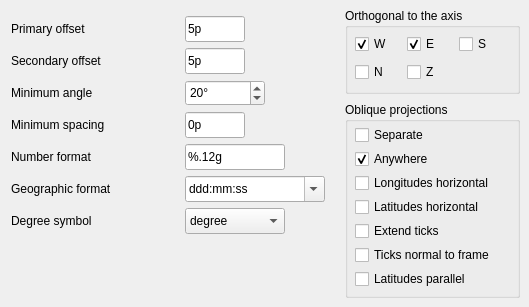
   <widget class="QWidget" name="tabAnnot">
    <attribute name="title">
     <string>Annotations</string>
    </attribute>
    <widget class="QLabel" name="lblAnnotOffP">
     <property name="geometry">
      <rect>
       <x>11</x>
       <y>16</y>
       <width>170</width>
       <height>26</height>
      </rect>
     </property>
     <property name="text">
      <string>Primary offset</string>
     </property>
    </widget>
    <widget class="QLineEdit" name="editAnnotOffP">
     <property name="geometry">
      <rect>
       <x>185</x>
       <y>16</y>
       <width>60</width>
       <height>26</height>
      </rect>
     </property>
     <property name="toolTip">
      <string>MAP_ANNOT_OFFSET_PRIMARY: distance from the end of a tick to its number.</string>
     </property>
     <property name="text">
      <string>5p</string>
     </property>
     <property name="gmtKey" stdset="0">
      <string>MAP_ANNOT_OFFSET_PRIMARY</string>
     </property>
    </widget>
    <widget class="QLabel" name="lblAnnotOffS">
     <property name="geometry">
      <rect>
       <x>11</x>
       <y>48</y>
       <width>170</width>
       <height>26</height>
      </rect>
     </property>
     <property name="text">
      <string>Secondary offset</string>
     </property>
    </widget>
    <widget class="QLineEdit" name="editAnnotOffS">
     <property name="geometry">
      <rect>
       <x>185</x>
       <y>48</y>
       <width>60</width>
       <height>26</height>
      </rect>
     </property>
     <property name="toolTip">
      <string>MAP_ANNOT_OFFSET_SECONDARY: distance from the primary to the secondary annotation (time axes).</string>
     </property>
     <property name="text">
      <string>5p</string>
     </property>
     <property name="gmtKey" stdset="0">
      <string>MAP_ANNOT_OFFSET_SECONDARY</string>
     </property>
    </widget>
    <widget class="QLabel" name="lblAnnotMinAngle">
     <property name="geometry">
      <rect>
       <x>11</x>
       <y>80</y>
       <width>170</width>
       <height>26</height>
      </rect>
     </property>
     <property name="text">
      <string>Minimum angle</string>
     </property>
    </widget>
    <widget class="QSpinBox" name="spinAnnotMinAngle">
     <property name="geometry">
      <rect>
       <x>185</x>
       <y>80</y>
       <width>80</width>
       <height>26</height>
      </rect>
     </property>
     <property name="toolTip">
      <string>MAP_ANNOT_MIN_ANGLE: an annotation meeting the frame at less than this angle is not drawn (oblique projections).</string>
     </property>
     <property name="suffix">
      <string>°</string>
     </property>
     <property name="maximum">
      <number>90</number>
     </property>
     <property name="value">
      <number>20</number>
     </property>
     <property name="gmtKey" stdset="0">
      <string>MAP_ANNOT_MIN_ANGLE</string>
     </property>
    </widget>
    <widget class="QLabel" name="lblAnnotMinSpacing">
     <property name="geometry">
      <rect>
       <x>11</x>
       <y>112</y>
       <width>170</width>
       <height>26</height>
      </rect>
     </property>
     <property name="text">
      <string>Minimum spacing</string>
     </property>
    </widget>
    <widget class="QLineEdit" name="editAnnotMinSpacing">
     <property name="geometry">
      <rect>
       <x>185</x>
       <y>112</y>
       <width>60</width>
       <height>26</height>
      </rect>
     </property>
     <property name="toolTip">
      <string>MAP_ANNOT_MIN_SPACING: an annotation closer than this to its neighbour is not drawn.</string>
     </property>
     <property name="text">
      <string>0p</string>
     </property>
     <property name="gmtKey" stdset="0">
      <string>MAP_ANNOT_MIN_SPACING</string>
     </property>
    </widget>
    <widget class="QLabel" name="lblFormatFloat">
     <property name="geometry">
      <rect>
       <x>11</x>
       <y>144</y>
       <width>170</width>
       <height>26</height>
      </rect>
     </property>
     <property name="text">
      <string>Number format</string>
     </property>
    </widget>
    <widget class="QLineEdit" name="editFormatFloat">
     <property name="geometry">
      <rect>
       <x>185</x>
       <y>144</y>
       <width>100</width>
       <height>26</height>
      </rect>
     </property>
     <property name="toolTip">
      <string>FORMAT_FLOAT_MAP: C printf format of the numbers on Cartesian axes, e.g. %.12g, %.2f, %08.2f.</string>
     </property>
     <property name="text">
      <string>%.12g</string>
     </property>
     <property name="gmtKey" stdset="0">
      <string>FORMAT_FLOAT_MAP</string>
     </property>
    </widget>
    <widget class="QLabel" name="lblFormatGeo">
     <property name="geometry">
      <rect>
       <x>11</x>
       <y>176</y>
       <width>170</width>
       <height>26</height>
      </rect>
     </property>
     <property name="text">
      <string>Geographic format</string>
     </property>
    </widget>
    <widget class="QComboBox" name="cmbFormatGeo">
     <property name="geometry">
      <rect>
       <x>185</x>
       <y>176</y>
       <width>140</width>
       <height>26</height>
      </rect>
     </property>
     <property name="toolTip">
      <string>FORMAT_GEO_MAP: template of the longitude/latitude annotations. ddd = degrees, mm = minutes, ss = seconds, .xxx = decimals, D = decimal degrees, F = W/E/S/N suffix, A = absolute value.</string>
     </property>
     <property name="editable">
      <bool>true</bool>
     </property>
     <property name="gmtKey" stdset="0">
      <string>FORMAT_GEO_MAP</string>
     </property>
     <item>
      <property name="text">
       <string>ddd:mm:ss</string>
      </property>
     </item>
     <item>
      <property name="text">
       <string>ddd:mm:ssF</string>
      </property>
     </item>
     <item>
      <property name="text">
       <string>ddd:mm</string>
      </property>
     </item>
     <item>
      <property name="text">
       <string>ddd:mmF</string>
      </property>
     </item>
     <item>
      <property name="text">
       <string>ddd:mm:ss.x</string>
      </property>
     </item>
     <item>
      <property name="text">
       <string>D</string>
      </property>
     </item>
     <item>
      <property name="text">
       <string>DF</string>
      </property>
     </item>
     <item>
      <property name="text">
       <string>+D</string>
      </property>
     </item>
    </widget>
    <widget class="QLabel" name="lblDegreeSymbol">
     <property name="geometry">
      <rect>
       <x>11</x>
       <y>208</y>
       <width>170</width>
       <height>26</height>
      </rect>
     </property>
     <property name="text">
      <string>Degree symbol</string>
     </property>
    </widget>
    <widget class="QComboBox" name="cmbDegreeSymbol">
     <property name="geometry">
      <rect>
       <x>185</x>
       <y>208</y>
       <width>100</width>
       <height>26</height>
      </rect>
     </property>
     <property name="toolTip">
      <string>MAP_DEGREE_SYMBOL: the symbol after the degrees of geographic annotations.</string>
     </property>
     <property name="currentIndex">
      <number>1</number>
     </property>
     <property name="gmtKey" stdset="0">
      <string>MAP_DEGREE_SYMBOL</string>
     </property>
     <item>
      <property name="text">
       <string>ring</string>
      </property>
     </item>
     <item>
      <property name="text">
       <string>degree</string>
      </property>
     </item>
     <item>
      <property name="text">
       <string>colon</string>
      </property>
     </item>
     <item>
      <property name="text">
       <string>none</string>
      </property>
     </item>
    </widget>
    <widget class="QGroupBox" name="grpAnnotOrtho">
     <property name="geometry">
      <rect>
       <x>345</x>
       <y>8</y>
       <width>175</width>
       <height>86</height>
      </rect>
     </property>
     <property name="toolTip">
      <string>MAP_ANNOT_ORTHO: on these sides of a Cartesian plot the numbers are written perpendicular to the axis.</string>
     </property>
     <property name="title">
      <string>Orthogonal to the axis</string>
     </property>
     <widget class="QCheckBox" name="chkOrthoW">
      <property name="geometry">
       <rect>
        <x>10</x>
        <y>24</y>
        <width>50</width>
        <height>24</height>
       </rect>
      </property>
      <property name="text">
       <string>W</string>
      </property>
      <property name="checked">
       <bool>true</bool>
      </property>
      <property name="gmtKey" stdset="0">
       <string>MAP_ANNOT_ORTHO</string>
      </property>
      <property name="gmtPart" stdset="0">
       <string>w</string>
      </property>
     </widget>
     <widget class="QCheckBox" name="chkOrthoE">
      <property name="geometry">
       <rect>
        <x>62</x>
        <y>24</y>
        <width>50</width>
        <height>24</height>
       </rect>
      </property>
      <property name="text">
       <string>E</string>
      </property>
      <property name="checked">
       <bool>true</bool>
      </property>
      <property name="gmtKey" stdset="0">
       <string>MAP_ANNOT_ORTHO</string>
      </property>
      <property name="gmtPart" stdset="0">
       <string>e</string>
      </property>
     </widget>
     <widget class="QCheckBox" name="chkOrthoS">
      <property name="geometry">
       <rect>
        <x>114</x>
        <y>24</y>
        <width>50</width>
        <height>24</height>
       </rect>
      </property>
      <property name="text">
       <string>S</string>
      </property>
      <property name="gmtKey" stdset="0">
       <string>MAP_ANNOT_ORTHO</string>
      </property>
      <property name="gmtPart" stdset="0">
       <string>s</string>
      </property>
     </widget>
     <widget class="QCheckBox" name="chkOrthoN">
      <property name="geometry">
       <rect>
        <x>10</x>
        <y>52</y>
        <width>50</width>
        <height>24</height>
       </rect>
      </property>
      <property name="text">
       <string>N</string>
      </property>
      <property name="gmtKey" stdset="0">
       <string>MAP_ANNOT_ORTHO</string>
      </property>
      <property name="gmtPart" stdset="0">
       <string>n</string>
      </property>
     </widget>
     <widget class="QCheckBox" name="chkOrthoZ">
      <property name="geometry">
       <rect>
        <x>62</x>
        <y>52</y>
        <width>50</width>
        <height>24</height>
       </rect>
      </property>
      <property name="text">
       <string>Z</string>
      </property>
      <property name="vertical" stdset="0">
       <bool>true</bool>
      </property>
      <property name="gmtKey" stdset="0">
       <string>MAP_ANNOT_ORTHO</string>
      </property>
      <property name="gmtPart" stdset="0">
       <string>z</string>
      </property>
     </widget>
    </widget>
    <widget class="QGroupBox" name="grpAnnotOblique">
     <property name="geometry">
      <rect>
       <x>345</x>
       <y>102</y>
       <width>175</width>
       <height>196</height>
      </rect>
     </property>
     <property name="toolTip">
      <string>MAP_ANNOT_OBLIQUE: how a map whose frame is not made of meridians and parallels is annotated.</string>
     </property>
     <property name="title">
      <string>Oblique projections</string>
     </property>
     <widget class="QCheckBox" name="chkOblSeparate">
      <property name="geometry">
       <rect>
        <x>10</x>
        <y>22</y>
        <width>160</width>
        <height>22</height>
       </rect>
      </property>
      <property name="toolTip">
       <string>separate: longitudes on the lower and upper sides only, latitudes on the left and right only.</string>
      </property>
      <property name="text">
       <string>Separate</string>
      </property>
      <property name="gmtKey" stdset="0">
       <string>MAP_ANNOT_OBLIQUE</string>
      </property>
      <property name="gmtPart" stdset="0">
       <string>separate</string>
      </property>
     </widget>
     <widget class="QCheckBox" name="chkOblAnywhere">
      <property name="geometry">
       <rect>
        <x>10</x>
        <y>46</y>
        <width>160</width>
        <height>22</height>
       </rect>
      </property>
      <property name="toolTip">
       <string>anywhere: annotate wherever a grid line crosses the frame.</string>
      </property>
      <property name="text">
       <string>Anywhere</string>
      </property>
      <property name="checked">
       <bool>true</bool>
      </property>
      <property name="gmtKey" stdset="0">
       <string>MAP_ANNOT_OBLIQUE</string>
      </property>
      <property name="gmtPart" stdset="0">
       <string>anywhere</string>
      </property>
     </widget>
     <widget class="QCheckBox" name="chkOblLonHoriz">
      <property name="geometry">
       <rect>
        <x>10</x>
        <y>70</y>
        <width>160</width>
        <height>22</height>
       </rect>
      </property>
      <property name="toolTip">
       <string>lon_horizontal: longitude annotations are written horizontally.</string>
      </property>
      <property name="text">
       <string>Longitudes horizontal</string>
      </property>
      <property name="gmtKey" stdset="0">
       <string>MAP_ANNOT_OBLIQUE</string>
      </property>
      <property name="gmtPart" stdset="0">
       <string>lon_horizontal</string>
      </property>
     </widget>
     <widget class="QCheckBox" name="chkOblLatHoriz">
      <property name="geometry">
       <rect>
        <x>10</x>
        <y>94</y>
        <width>160</width>
        <height>22</height>
       </rect>
      </property>
      <property name="toolTip">
       <string>lat_horizontal: latitude annotations are written horizontally.</string>
      </property>
      <property name="text">
       <string>Latitudes horizontal</string>
      </property>
      <property name="gmtKey" stdset="0">
       <string>MAP_ANNOT_OBLIQUE</string>
      </property>
      <property name="gmtPart" stdset="0">
       <string>lat_horizontal</string>
      </property>
     </widget>
     <widget class="QCheckBox" name="chkOblTickExtend">
      <property name="geometry">
       <rect>
        <x>10</x>
        <y>118</y>
        <width>160</width>
        <height>22</height>
       </rect>
      </property>
      <property name="toolTip">
       <string>tick_extend: extend oblique ticks so their tip is one tick length away from the frame.</string>
      </property>
      <property name="text">
       <string>Extend ticks</string>
      </property>
      <property name="gmtKey" stdset="0">
       <string>MAP_ANNOT_OBLIQUE</string>
      </property>
      <property name="gmtPart" stdset="0">
       <string>tick_extend</string>
      </property>
     </widget>
     <widget class="QCheckBox" name="chkOblTickNormal">
      <property name="geometry">
       <rect>
        <x>10</x>
        <y>142</y>
        <width>160</width>
        <height>22</height>
       </rect>
      </property>
      <property name="toolTip">
       <string>tick_normal: ticks are drawn normal to the frame, whatever the grid line's angle.</string>
      </property>
      <property name="text">
       <string>Ticks normal to frame</string>
      </property>
      <property name="gmtKey" stdset="0">
       <string>MAP_ANNOT_OBLIQUE</string>
      </property>
      <property name="gmtPart" stdset="0">
       <string>tick_normal</string>
      </property>
     </widget>
     <widget class="QCheckBox" name="chkOblLatParallel">
      <property name="geometry">
       <rect>
        <x>10</x>
        <y>166</y>
        <width>160</width>
        <height>22</height>
       </rect>
      </property>
      <property name="toolTip">
       <string>lat_parallel: latitude annotations are written parallel to the frame.</string>
      </property>
      <property name="text">
       <string>Latitudes parallel</string>
      </property>
      <property name="gmtKey" stdset="0">
       <string>MAP_ANNOT_OBLIQUE</string>
      </property>
      <property name="gmtPart" stdset="0">
       <string>lat_parallel</string>
      </property>
     </widget>
    </widget>
   </widget>
